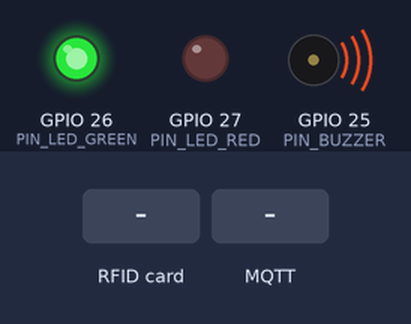
Bench run of a program on a simulated ESP32. Parts: output pins drawn as LEDs (lit = HIGH), buzzer (waves = sounding, pin HIGH). The test bench sets the inputs (shaded band). WiFi joins after 1.5 s; servers stay silent unless stated; no MQTT or app messages arrive unless stated; what the program prints to the serial monitor is not drawn.

Above: at 1.01 s.
At 4.2 s:
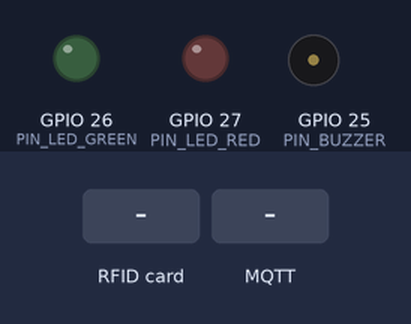
4.3 s: RFID card 5E 7A 19 C4 held to the reader
At 4.62 s:
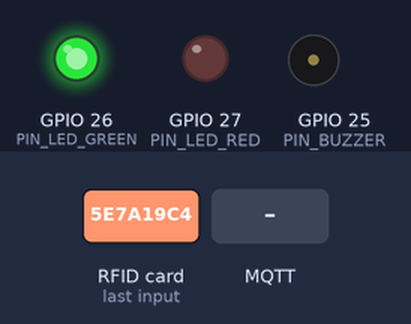
5.9 s: MQTT message "feedback" arrives on the first subscribed topic
7.4 s: MQTT message "success" arrives on the first subscribed topic
8.9 s: MQTT message "reboot" arrives on the first subscribed topic
Timing chart, 0 to 11.4 s (numbered marks = the images above; inputs shaded):
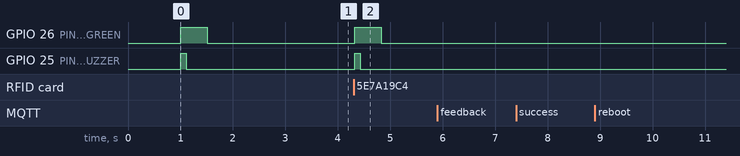

The program:

main.cpp
```cpp
#include <Arduino.h>

#include "pins.h"
#include "indicators.h"
#include "wifi_manager.h"
#include "rfid_reader.h"
#include "mqtt_client.h"

// Tự động nạp cấu hình WiFi và Broker nếu có file config.h
#if __has_include("config.h")
    #include "config.h"
#else
    #define WIFI_SSID       "WIFI_TEST"
    #define WIFI_PASSWORD   "12345678"
    #define MQTT_SERVER     "broker.hivemq.com"
    #define MQTT_PORT       1883
    #define DEVICE_ID       "kiosk_01"
#endif

static unsigned long lastHeartbeatTime = 0;

// Xử lý lệnh nhận từ MQTT Broker (do Server gửi xuống)
void handleServerCommand(const String& action, const String& status) {
    if (action == "feedback") {
        if (status == "success") {
            feedbackSuccess();
        } else {
            feedbackError();
        }
    } else if (action == "reboot") {
        Serial.println("🔄 [System] Nhận lệnh khởi động lại từ xa...");
        feedbackError();
        delay(500);
        ESP.restart();
    }
}

void setup() {
    Serial.begin(115200);
    delay(1000);
    Serial.println("\n==============================================");
    Serial.println("🚀 SMART LIBRARY KIOSK FIRMWARE - ESP32 V1.0");
    Serial.println("==============================================");

    // 1. Khởi tạo ngoại vi (Buzzer & LED)
    initIndicators();
    feedbackSuccess(); // Kêu bíp chào mừng khi khởi động

    // 2. Khởi tạo Module RFID RC522 (Chuẩn SPI)
    initRFID();

    // 3. Khởi tạo kết nối mạng WiFi
    initWiFi(WIFI_SSID, WIFI_PASSWORD);

    // 4. Khởi tạo MQTT Client & đăng ký hàm xử lý lệnh
    initMQTT(MQTT_SERVER, MQTT_PORT, DEVICE_ID, handleServerCommand);
}

void loop() {
    // 1. Duy trì kết nối WiFi và MQTT
    checkWiFiConnection();
    loopMQTT();

    // 2. Định kỳ gửi nhịp tim Heartbeat mỗi 30 giây (kèm sóng WiFi RSSI và Uptime)
    if (millis() - lastHeartbeatTime > 30000) {
        lastHeartbeatTime = millis();
        unsigned long uptimeSec = millis() / 1000;
        publishHeartbeat(DEVICE_ID, getWiFiRSSI(), uptimeSec);
        Serial.printf("💓 [Heartbeat] Đã gửi nhịp tim Kiosk: Uptime %lus, RSSI %d dBm\n",
            uptimeSec, getWiFiRSSI());
    }

    // 3. Quét thẻ RFID (Thẻ sinh viên hoặc Thẻ sách)
    String scannedUID = "";
    if (readRFID(scannedUID)) {
        Serial.printf("💳 [RFID] Phát hiện thẻ UID: %s\n", scannedUID.c_str());

        // Gửi ngay lên Broker qua topic kiosk/{deviceId}/scan
        if (publishCardScan(DEVICE_ID, scannedUID)) {
            Serial.println("📤 [MQTT] Đã gửi thẻ thành công lên Server.");
            feedbackSuccess(); // Beep xác nhận đã gửi
        } else {
            Serial.println("❌ [MQTT] Gửi thẻ thất bại (Mất kết nối MQTT).");
            feedbackError();
        }
    }
}
```

indicators.cpp
```cpp
#include <Arduino.h>
#include "indicators.h"

void initIndicators() {
    pinMode(PIN_BUZZER, OUTPUT);
    pinMode(PIN_LED_GREEN, OUTPUT);
    pinMode(PIN_LED_RED, OUTPUT);
    digitalWrite(PIN_BUZZER, LOW);
    digitalWrite(PIN_LED_GREEN, LOW);
    digitalWrite(PIN_LED_RED, LOW);
}

void feedbackSuccess() {
    digitalWrite(PIN_LED_GREEN, HIGH);
    digitalWrite(PIN_BUZZER, HIGH);
    delay(100);
    digitalWrite(PIN_BUZZER, LOW);
    delay(400);
    digitalWrite(PIN_LED_GREEN, LOW);
}

void feedbackError() {
    for (int i = 0; i < 2; i++) {
        digitalWrite(PIN_LED_RED, HIGH);
        digitalWrite(PIN_BUZZER, HIGH);
        delay(100);
        digitalWrite(PIN_BUZZER, LOW);
        digitalWrite(PIN_LED_RED, LOW);
        delay(100);
    }
}
```

indicators.h
```cpp
#pragma once
#include "pins.h"

void initIndicators();
void feedbackSuccess();
void feedbackError();
```

mqtt_client.cpp
```cpp
#include <WiFi.h>
#include <PubSubClient.h>
#include <ArduinoJson.h>
#include "mqtt_client.h"

static WiFiClient espClient;
static PubSubClient client(espClient);
static String _deviceId = "";
static CommandCallback _cmdCallback = nullptr;

static void internalCallback(char* topic, byte* message, unsigned int length) {
    String msg = "";
    for (unsigned int i = 0; i < length; i++) msg += (char)message[i];

    Serial.printf("📥 [MQTT In] [%s]: %s\n", topic, msg.c_str());

    StaticJsonDocument<256> doc;
    DeserializationError error = deserializeJson(doc, msg);
    if (!error && _cmdCallback) {
        String action = doc["action"] | "";
        String status = doc["status"] | "";
        _cmdCallback(action, status);
    }
}

void initMQTT(const char* server, int port, const char* deviceId, CommandCallback onCommand) {
    _deviceId = deviceId;
    _cmdCallback = onCommand;

    client.setServer(server, port);
    client.setCallback(internalCallback);
    Serial.printf("✅ [MQTT] Cấu hình Broker: %s:%d (Device: %s)\n", server, port, deviceId);
}

static void reconnect() {
    static unsigned long lastAttempt = 0;
    if (millis() - lastAttempt < 3000) return; // Thử lại sau mỗi 3 giây
    lastAttempt = millis();

    Serial.print("🔄 [MQTT] Đang kết nối tới Broker...");

    // Cấu hình MQTT Last Will and Testament (LWT)
    String willTopic = "kiosk/" + _deviceId + "/status";
    String willPayload = "{\"status\":\"offline\"}";

    if (client.connect(_deviceId.c_str(), willTopic.c_str(), 1, false, willPayload.c_str())) {
        Serial.println(" Thành công!");

        // Gửi báo cáo Online
        client.publish(willTopic.c_str(), "{\"status\":\"online\"}");

        // Lắng nghe topic nhận lệnh từ Server
        String cmdTopic = "kiosk/" + _deviceId + "/command";
        client.subscribe(cmdTopic.c_str());
        Serial.printf("📡 [MQTT] Đã lắng nghe lệnh tại: %s\n", cmdTopic.c_str());
    } else {
        Serial.printf(" Thất bại, mã lỗi rc=%d\n", client.state());
    }
}

void loopMQTT() {
    if (!client.connected()) {
        reconnect();
    } else {
        client.loop();
    }
}

bool publishCardScan(const String& deviceId, const String& uid) {
    if (!client.connected()) return false;

    StaticJsonDocument<200> doc;
    doc["uid"] = uid;
    doc["type"] = "rfid";
    doc["timestamp"] = millis() / 1000;

    char buffer[200];
    serializeJson(doc, buffer);

    String topic = "kiosk/" + deviceId + "/scan";
    return client.publish(topic.c_str(), buffer);
}

bool publishHeartbeat(const String& deviceId, int rssi, unsigned long uptimeSec) {
    if (!client.connected()) return false;

    StaticJsonDocument<200> doc;
    doc["status"] = "online";
    doc["rssi"] = rssi;
    doc["uptime"] = uptimeSec;

    char buffer[200];
    serializeJson(doc, buffer);

    String topic = "kiosk/" + deviceId + "/status";
    return client.publish(topic.c_str(), buffer);
}
```

mqtt_client.h
```cpp
#pragma once
#include <Arduino.h>

typedef void (*CommandCallback)(const String& action, const String& status);

void initMQTT(const char* server, int port, const char* deviceId, CommandCallback onCommand);
void loopMQTT();
bool publishCardScan(const String& deviceId, const String& uid);
bool publishHeartbeat(const String& deviceId, int rssi, unsigned long uptimeSec);
```

rfid_reader.cpp
```cpp
#include <SPI.h>
#include <MFRC522.h>
#include "rfid_reader.h"
#include "pins.h"

static MFRC522 rfid(PIN_RC522_SS, PIN_RC522_RST);
static String lastScannedUID = "";
static unsigned long lastScanTime = 0;

void initRFID() {
    SPI.begin(PIN_RC522_SCK, PIN_RC522_MISO, PIN_RC522_MOSI, PIN_RC522_SS);
    rfid.PCD_Init();
    Serial.println("✅ [RFID] Module RC522 đã khởi tạo thành công qua chuẩn SPI.");
}

bool readRFID(String &outUID) {
    if (!rfid.PICC_IsNewCardPresent() || !rfid.PICC_ReadCardSerial()) {
        return false;
    }

    String uid = "";
    for (byte i = 0; i < rfid.uid.size; i++) {
        if (rfid.uid.uidByte[i] < 0x10) uid += "0";
        uid += String(rfid.uid.uidByte[i], HEX);
    }
    uid.toUpperCase();

    // Chống quẹt lặp rung thẻ (debounce 1.5 giây cho cùng 1 thẻ)
    if (uid == lastScannedUID && (millis() - lastScanTime < 1500)) {
        rfid.PICC_HaltA();
        rfid.PCD_StopCrypto1();
        return false;
    }

    lastScannedUID = uid;
    lastScanTime = millis();
    outUID = uid;

    rfid.PICC_HaltA();
    rfid.PCD_StopCrypto1();
    return true;
}
```

rfid_reader.h
```cpp
#pragma once
#include <Arduino.h>

void initRFID();
bool readRFID(String &outUID);
```

wifi_manager.cpp
```cpp
#include <WiFi.h>
#include "wifi_manager.h"

static const char* _ssid = "";
static const char* _pass = "";

void initWiFi(const char* ssid, const char* password) {
    _ssid = ssid;
    _pass = password;

    Serial.printf("\n[WiFi] Đang kết nối mạng: %s\n", _ssid);
    WiFi.mode(WIFI_STA);
    WiFi.begin(_ssid, _pass);

    int attempts = 0;
    while (WiFi.status() != WL_CONNECTED && attempts < 20) {
        delay(500);
        Serial.print(".");
        attempts++;
    }

    if (WiFi.status() == WL_CONNECTED) {
        Serial.printf("\n✅ [WiFi] Đã kết nối! IP: %s | RSSI: %d dBm\n",
            WiFi.localIP().toString().c_str(), WiFi.RSSI());
    } else {
        Serial.println("\n⚠️ [WiFi] Chưa thể kết nối tới WiFi, sẽ tự động thử lại trong vòng lặp.");
    }
}

void checkWiFiConnection() {
    if (WiFi.status() != WL_CONNECTED) {
        Serial.println("🔄 [WiFi] Mất sóng WiFi, đang kết nối lại...");
        WiFi.reconnect();
    }
}

bool isWiFiConnected() {
    return WiFi.status() == WL_CONNECTED;
}

int getWiFiRSSI() {
    return WiFi.RSSI();
}
```

wifi_manager.h
```cpp
#pragma once
#include <Arduino.h>

void initWiFi(const char* ssid, const char* password);
void checkWiFiConnection();
bool isWiFiConnected();
int getWiFiRSSI();
```

config.example.h
```cpp
#pragma once

// Cấu hình mạng WiFi
#define WIFI_SSID       "YOUR_WIFI_NAME"
#define WIFI_PASSWORD   "YOUR_WIFI_PASSWORD"

// Cấu hình MQTT Broker
#define MQTT_SERVER     "broker.hivemq.com" // Cloud HiveMQ Broker đồng bộ với Server Fly.io và Kiosk Vercel
#define MQTT_PORT       1883
#define MQTT_USER       ""
#define MQTT_PASSWORD   ""

// Mã định danh thiết bị Kiosk
#define DEVICE_ID       "kiosk_01"
```

pins.h
```cpp
#pragma once

// Cấu hình chân nối cho RFID RC522 (Chuẩn SPI)
#define PIN_RC522_SS    5
#define PIN_RC522_RST   22
#define PIN_RC522_SCK   18
#define PIN_RC522_MOSI  23
#define PIN_RC522_MISO  19

// Cấu hình còi và đèn LED
#define PIN_BUZZER      25
#define PIN_LED_GREEN   26
#define PIN_LED_RED     27
```

Measured:
- after the input at 4.3 s, GPIO 26 (PIN_LED_GREEN): LOW → HIGH at once, → LOW 0.50 s later; GPIO 25 (PIN_BUZZER): LOW → HIGH at once, → LOW 0.10 s later
- after the input at 5.9 s, every drawn part: stays the same
- after the input at 7.4 s, every drawn part: stays the same
- after the input at 8.9 s, every drawn part: stays the same
